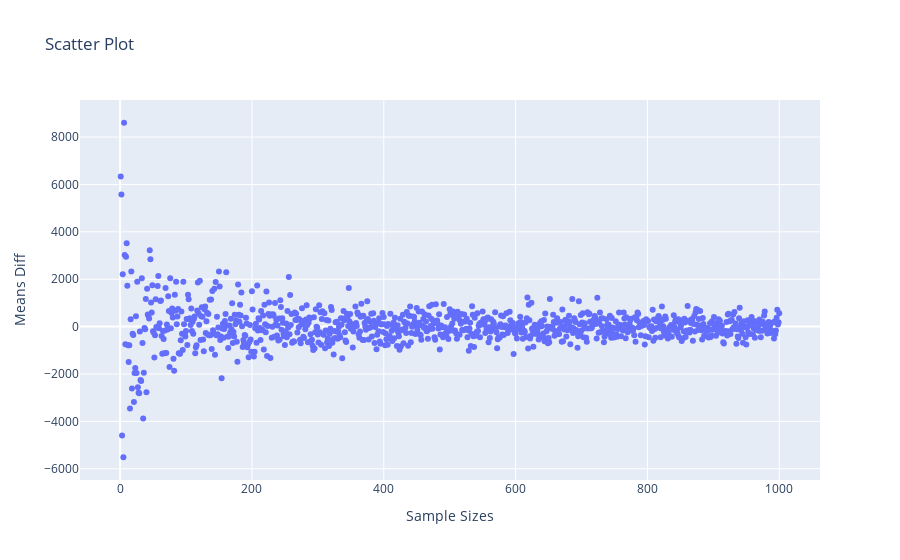

The notebook cell saved with this chart:
### Code cell
import plotly.offline as py 
import plotly.graph_objs as go 
py.init_notebook_mode(connected=True)
from plotly import tools
trace0 = go.Scatter(x=sample_sizes_big,
                    y=means_diff_big,
                    mode='markers'
                    )
data=[trace0]
layout = go.Layout(
    title='Scatter Plot',
    xaxis={'title': 'Sample Sizes'},
    yaxis={
        'title': 'Means Diff'
    })

fig = go.Figure(data=data, layout=layout)

fig.show()

### Figure 1 — Plotly figure (JSON) as saved in the notebook; plotly's stock layout.template omitted (floating-point values rounded to 4 significant figures; data arrays with more than 128 entries replaced by an {"elided": "..."} marker saying what was removed)
{"data": [{"mode": "markers", "type": "scatter", "x": {"elided": "1000 int values"}, "y": {"elided": "1000 float values"}}], "layout": {"title": {"text": "Scatter Plot"}, "xaxis": {"title": {"text": "Sample Sizes"}}, "yaxis": {"title": {"text": "Means Diff"}}}}
